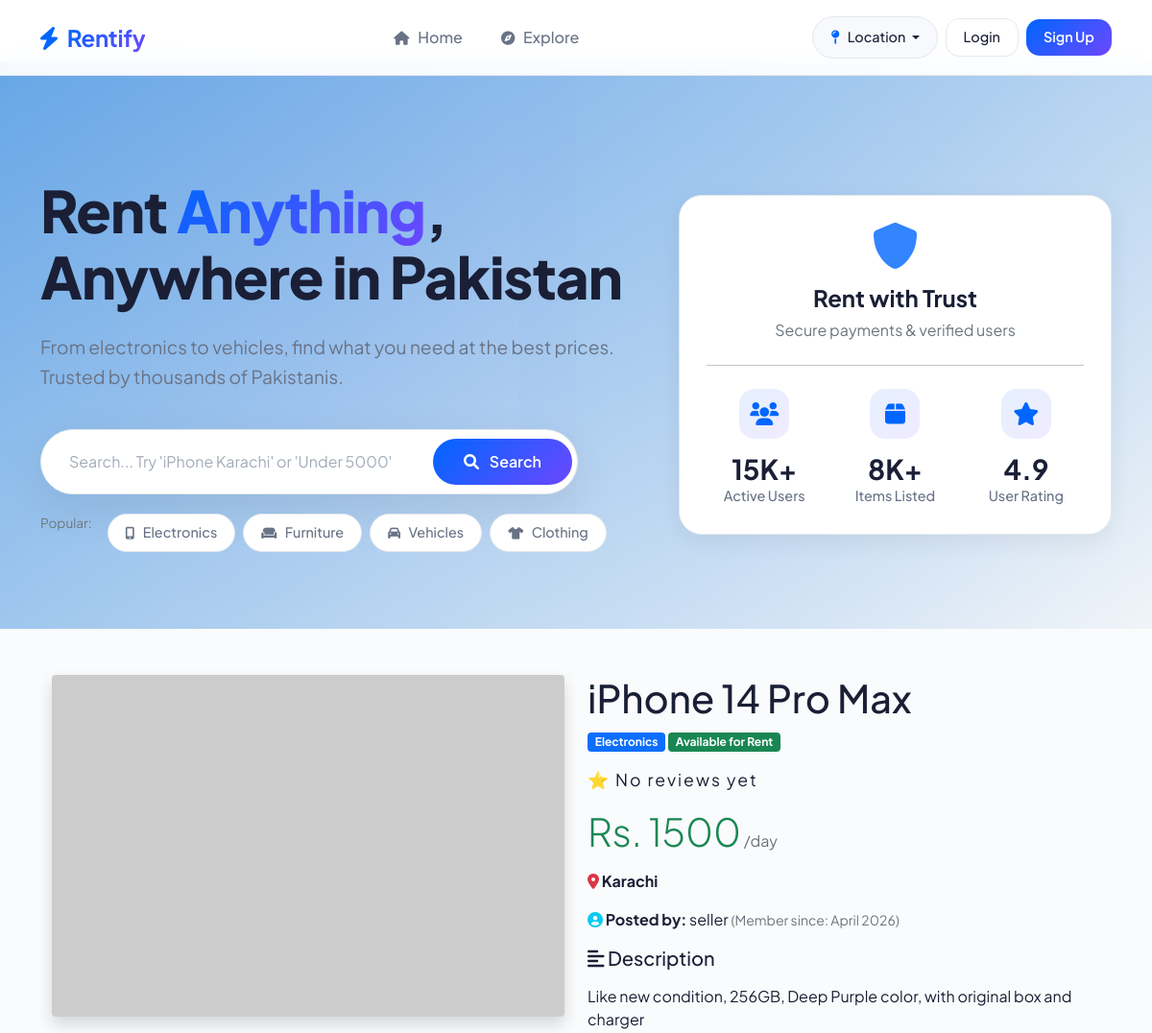
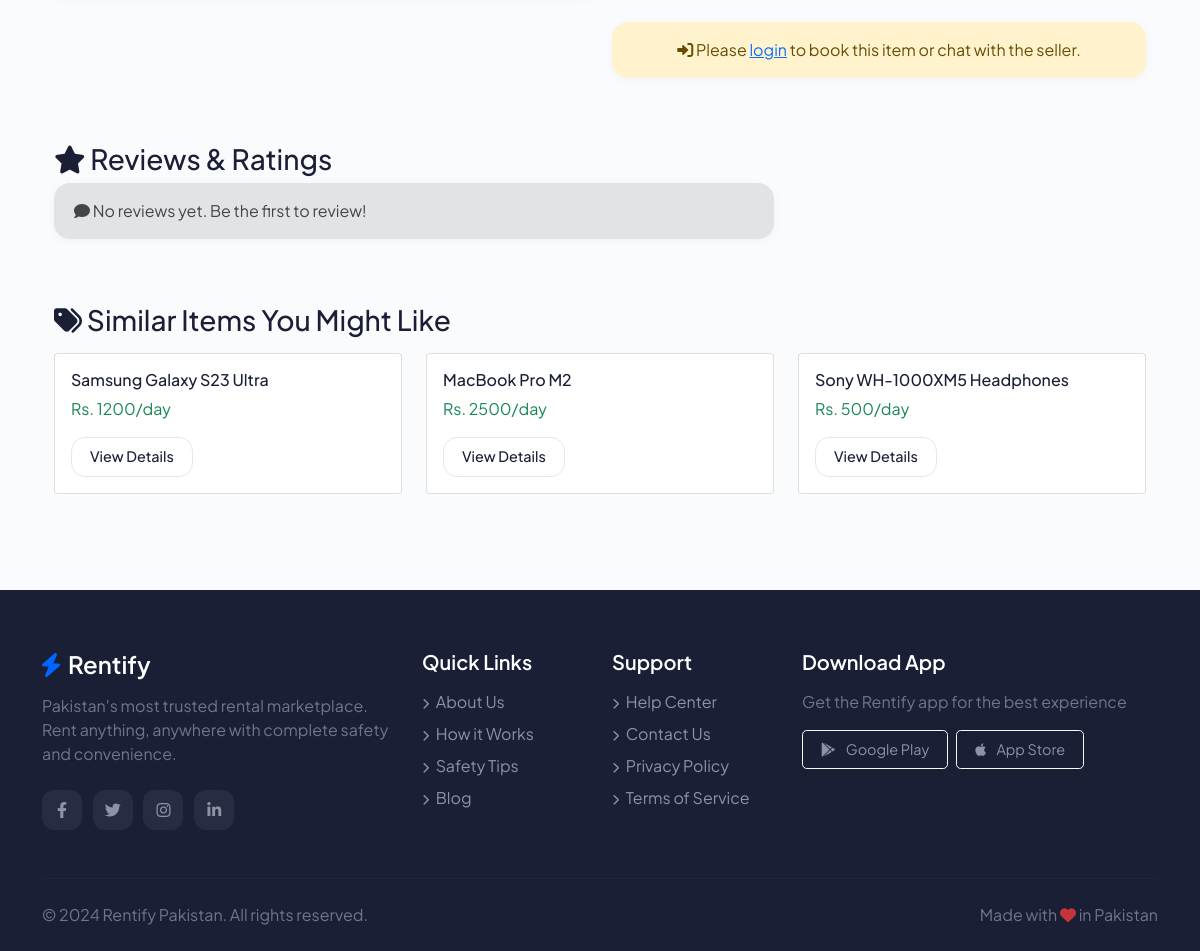
The app's page /listing/1/ with its own data (2 pictures, top to bottom).
### listings/models.py (models this page shows, shortened)
class Listing(models.Model):
    CATEGORY_CHOICES = [
        ('electronics', 'Electronics'),
        ('furniture', 'Furniture'),
        ('vehicles', 'Vehicles'),
        ('clothing', 'Clothing'),
        ('books', 'Books'),
        ('other', 'Other'),
    ]
    title = models.CharField(max_length=200)
    description = models.TextField()
    price_per_day = models.IntegerField()
    category = models.CharField(max_length=50, choices=CATEGORY_CHOICES, default='other')
    city = models.CharField(max_length=100)
    latitude = models.FloatField(null=True, blank=True)
    longitude = models.FloatField(null=True, blank=True)
    image = models.ImageField(upload_to='listings/', null=True, blank=True)
    owner = models.ForeignKey(User, on_delete=models.CASCADE, related_name='listings')
    created_at = models.DateTimeField(auto_now_add=True)
    is_available = models.BooleanField(default=True)

### listings/views.py (the view, shortened to what this page needs)
# urls.py: path('listing/<int:pk>/', views.listing_detail, name='listing-detail'),
def listing_detail(request, pk):
    listing = get_object_or_404(Listing, pk=pk)
    reviews = listing.reviews.all()
    avg_rating = reviews.aggregate(Avg('rating'))['rating__avg']
    similar_items = Listing.objects.filter(
        category=listing.category,
        is_available=True
    ).exclude(id=listing.id)[:3]
    chat_url = None
    if request.method == 'POST' and request.user.is_authenticated:
        form = ReviewForm(request.POST)
        if form.is_valid():
            review = form.save(commit=False)
            review.listing = listing
            review.user = request.user
            review.save()
            if request.user != listing.owner:
                send_review_notification(review)
            messages.success(request, 'Your review has been added!')
            return redirect('listing-detail', pk=pk)
    else:
        form = ReviewForm()
    context = {
        'listing': listing,
        'reviews': reviews,
        'avg_rating': avg_rating,
        'form': form,
        'chat_url': chat_url,
        'similar_items': similar_items,
    }
    return render(request, 'listings/listing_detail.html', context)

### listings/forms.py
class ReviewForm(forms.ModelForm):
    class Meta:
        model = Review
        fields = ['rating', 'comment']
        widgets = {
            'rating': forms.Select(attrs={'class': 'form-control'}),
            'comment': forms.Textarea(attrs={'rows': 3, 'class': 'form-control'}),
        }

### notifications/context_processors.py (called while the page is built, shortened)
def notification_context(request):
    return {'notifications': [], 'unread_count': 0}

### templates/listings/listing_detail.html (shortened to what this page needs)
{% extends 'base.html' %}
{% block content %}
<div class="container my-4">
    <div class="row">
        <div class="col-md-6 mb-4">
            {% if listing.image %}
            <img src="{{ listing.image.url }}" class="img-fluid rounded shadow" alt="{{ listing.title }}" style="width: 100%; object-fit: cover;">
            {% else %}
            <img src="https://via.placeholder.com/600x400?text=No+Image" class="img-fluid rounded shadow">
            {% endif %}
        </div>
        <div class="col-md-6">
            <h1>{{ listing.title }}</h1>
            <div class="mb-3">
                <span class="badge bg-primary">{{ listing.get_category_display }}</span>
                {% if listing.is_available %}
                    <span class="badge bg-success">Available for Rent</span>
                {% else %}
                    <span class="badge bg-danger">Currently Not Available</span>
                {% endif %}
            </div>
            <div class="mb-3">
                <span class="rating">
                    {% if avg_rating %}
                        {% for i in "12345"|make_list %}
                            {% if forloop.counter <= avg_rating %}⭐{% else %}☆{% endif %}
                        {% endfor %}
                        <span class="text-muted">({{ reviews.count }} reviews)</span>
                    {% else %}
                        ⭐ No reviews yet
                    {% endif %}
                </span>
            </div>
            <div class="mb-3">
                <span class="display-6 text-success">Rs. {{ listing.price_per_day }}</span>
                <span class="text-muted">/day</span>
            </div>
            <div class="mb-3">
                <i class="fas fa-map-marker-alt text-danger"></i>
                <strong>{{ listing.city }}</strong>
            </div>
            <div class="mb-3">
                <i class="fas fa-user-circle text-info"></i>
                <strong>Posted by:</strong> {{ listing.owner.username }}
                <small class="text-muted">(Member since: {{ listing.owner.date_joined|date:"F Y" }})</small>
            </div>
            <div class="mb-4">
                <h5><i class="fas fa-align-left"></i> Description</h5>
                <p class="text-muted">{{ listing.description|linebreaks }}</p>
            </div>
            {% if user.is_authenticated %}
                {% if user == listing.owner %}
                    <div class="d-grid gap-2">
                        <a href="{% url 'listing-edit' listing.id %}" class="btn btn-warning">
                            <i class="fas fa-edit"></i> Edit Item
                        </a>
                        <a href="{% url 'listing-delete' listing.id %}" class="btn btn-danger" onclick="return confirm('Are you sure you want to delete this item?')">
                            <i class="fas fa-trash"></i> Delete Item
                        </a>
                        <a href="{% url 'my-listings' %}" class="btn btn-secondary">
                            <i class="fas fa-arrow-left"></i> Back to My Items
                        </a>
                    </div>
                {% else %}
                    {% if listing.is_available %}
                        <a href="{% url 'start-chat' listing.id listing.owner.id %}" class="btn btn-outline-primary w-100 mb-2">
                            <i class="fas fa-comment-dots"></i> 💬 Chat with {{ listing.owner.username }}
                        </a>
                        <div class="card mt-3">
                            <div class="card-header bg-success text-white">
                                <h5 class="mb-0"><i class="fas fa-calendar-check"></i> Rent This Item</h5>
                            </div>
                            <div class="card-body">
                                <form method="POST" action="{% url 'create-booking' listing.id %}">
                                    {% csrf_token %}
                                    <div class="mb-3">
                                        <label class="form-label"><i class="fas fa-calendar-alt"></i> Start Date</label>
                                        <input type="date" name="start_date" class="form-control" min="{% now 'Y-m-d' %}" required>
                                    </div>
                                    <div class="mb-3">
                                        <label class="form-label"><i class="fas fa-calendar-alt"></i> End Date</label>
                                        <input type="date" name="end_date" class="form-control" min="{% now 'Y-m-d' %}" required>
                                    </div>
                                    <div class="alert alert-info small">
                                        <i class="fas fa-info-circle"></i>
                                        <strong>Note:</strong> After booking, you can chat with the seller to discuss pickup/delivery details.
                                    </div>
                                    <button type="submit" class="btn btn-success w-100">
                                        <i class="fas fa-calendar-check"></i> Request to Book
                                    </button>
                                </form>
                            </div>
                        </div>
                    {% else %}
                        <div class="alert alert-warning text-center">
                            <i class="fas fa-ban"></i> This item is currently not available for rent.
                        </div>
                    {% endif %}
                {% endif %}
            {% else %}
                <div class="alert alert-warning text-center">
                    <i class="fas fa-sign-in-alt"></i> Please <a href="{% url 'login' %}">login</a> to book this item or chat with the seller.
                </div>
            {% endif %}
        </div>
    </div>
    <div class="row mt-5">
        <div class="col-md-8">
            <h3><i class="fas fa-star"></i> Reviews & Ratings</h3>
            {% if reviews %}
                {% for review in reviews %}
                <div class="card mb-3">
                    <div class="card-body">
                        <div class="d-flex justify-content-between">
                            <div>
                                <strong><i class="fas fa-user"></i> {{ review.user.username }}</strong>
                                <div class="rating mt-1">
                                    {% for i in "12345"|make_list %}
                                        {% if forloop.counter <= review.rating %}⭐{% else %}☆{% endif %}
                                    {% endfor %}
                                </div>
                            </div>
                            <small class="text-muted">
                                <i class="far fa-clock"></i> {{ review.created_at|date:"d M Y, h:i A" }}
                            </small>
                        </div>
                        <p class="mt-3 mb-0">{{ review.comment }}</p>
                        {% if user == listing.owner %}
                            <hr>
                            <small class="text-muted">
                                <i class="fas fa-reply"></i> You can reply to this review in chat
                            </small>
                        {% endif %}
                    </div>
                </div>
                {% endfor %}
            {% else %}
                <div class="alert alert-secondary">
                    <i class="fas fa-comment"></i> No reviews yet. Be the first to review!
                </div>
            {% endif %}
        </div>
    </div>
    {% if similar_items %}
    <div class="row mt-5">
        <div class="col-12">
            <h3><i class="fas fa-tags"></i> Similar Items You Might Like</h3>
            <div class="row mt-3">
                {% for similar in similar_items|slice:":3" %}
                <div class="col-md-4 mb-3">
                    <div class="card h-100">
                        <div class="card-body">
                            <h6>{{ similar.title|truncatechars:30 }}</h6>
                            <p class="text-success">Rs. {{ similar.price_per_day }}/day</p>
                            <a href="{% url 'listing-detail' similar.id %}" class="btn btn-sm btn-outline-primary">View Details</a>
                        </div>
                    </div>
                </div>
                {% endfor %}
            </div>
        </div>
    </div>
    {% endif %}
</div>
{% endblock %}

### templates/base.html (style rules this page uses)
* { margin: 0; padding: 0; box-sizing: border-box; }
body { font-family: 'Plus Jakarta Sans', sans-serif; background: #fafbfc; min-height: 100vh; color: #1a1f36; overflow-x: hidden; }
:root { --primary: #0066ff; --primary-dark: #0052cc; --primary-light: #3385ff; --primary-soft: #e6f0ff; --secondary: #6c47ff; --secondary-light: #8f72ff; --secondary-soft: #f0ebff; --accent: #ff6b35; --accent-light: #ff8a5c; --success: #00b87a; --success-light: #00d68f; --danger: #ff3b3b; --warning: #ffb800; --info: #00b8d4; --dark: #1a1f36; --gray: #697386; --gray-light: #a3acb9; --light: #f7f9fc; --white: #ffffff; --border-light: #e3e8ee; --shadow-xs: 0 1px 2px rgba(0,0,0,0.03); --shadow-sm: 0 2px 8px rgba(0,0,0,0.04); --shadow-md: 0 8px 24px rgba(0,0,0,0.06); --shadow-lg: 0 16px 48px rgba(0,0,0,0.08); --shadow-xl: 0 24px 64px rgba(0,0,0,0.10); }
.btn-outline-primary { border-radius: 14px; border: 1.5px solid var(--border-light); color: var(--dark); font-weight: 500; padding: 10px 22px; background: var(--white); }
.btn-sm { padding: 8px 18px; font-size: 0.9rem; }
.alert { border: none; border-radius: 16px; padding: 16px 20px; box-shadow: var(--shadow-sm); }

### templates/listings/listing_detail.html (style rules this page uses)
.rating { font-size: 1.1rem; letter-spacing: 2px; }

### records on screen
Listing: title "iPhone 14 Pro Max", category "Electronics", price_per_day "1500", city "Karachi", owner.username "seller", owner.date_joined "April 2026", description "Like new condition, 256GB, Deep Purple color, with original box and charger"
Listing: title "Samsung Galaxy S23 Ultra", price_per_day "1200"
Listing: title "MacBook Pro M2", price_per_day "2500"
Listing: title "Sony WH-1000XM5 Headphones", price_per_day "500"
